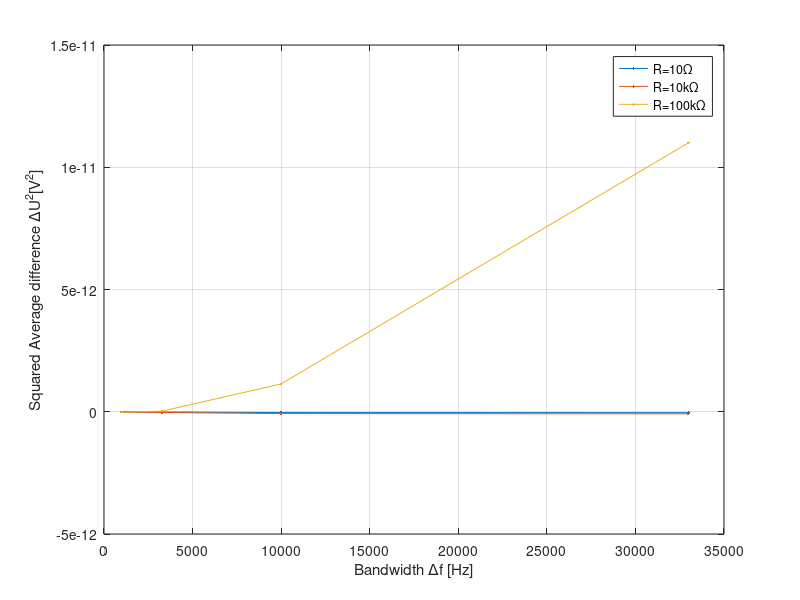
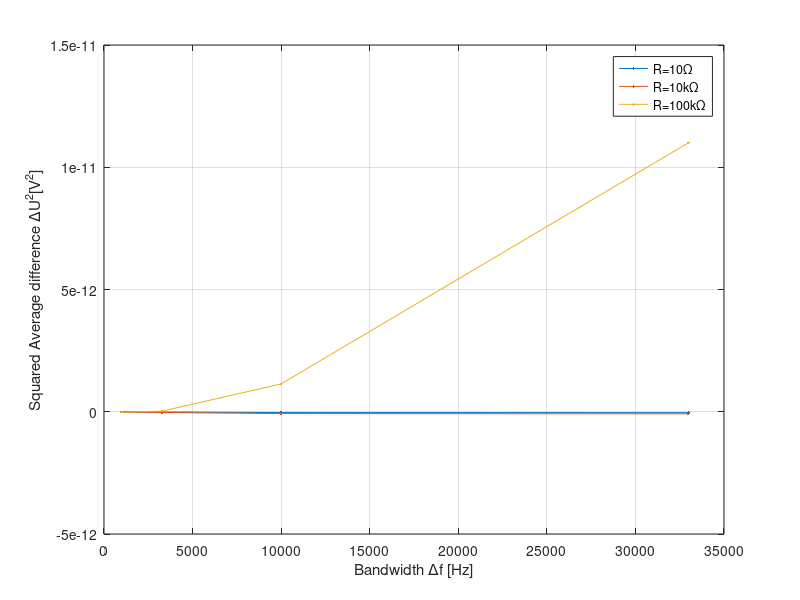

These figures' MATLAB source, in order:
clear all

R=[10,1e4,1e5];
f1=ones(1,4).*10;
f2=[1e3,3.3e3,1e4,3.3e4];
V_ext_data=[3,5.4,12.3,33.6;
            5.6,13.9,37.6,114.5;
            26.7,83,205.1,380];
V_in_data=[2.9,5,11.1,32.2;
           5.2,12.8,34.9,111.5;
           26,84,246,776];
gain=600000;
data=((V_in_data-V_ext_data).*10)./(1000*(gain^2));
deltaf=f2-f1;
fig=figure;
plot(deltaf,data,'.-')
xlabel('Bandwidth \Deltaf [Hz]')
ylabel('Squared Average difference \DeltaU^2[V^2]')
legend('R=10\Omega','R=10k\Omega','R=100k\Omega',Location='northwest')
grid()
savefig('C:\Users\X1\Documents\MATLAB\lab\noise\R_ext_deltaf.fig')
saveas(fig,'C:\Users\X1\Documents\MATLAB\lab\noise\R_ext_deltaf.png')



